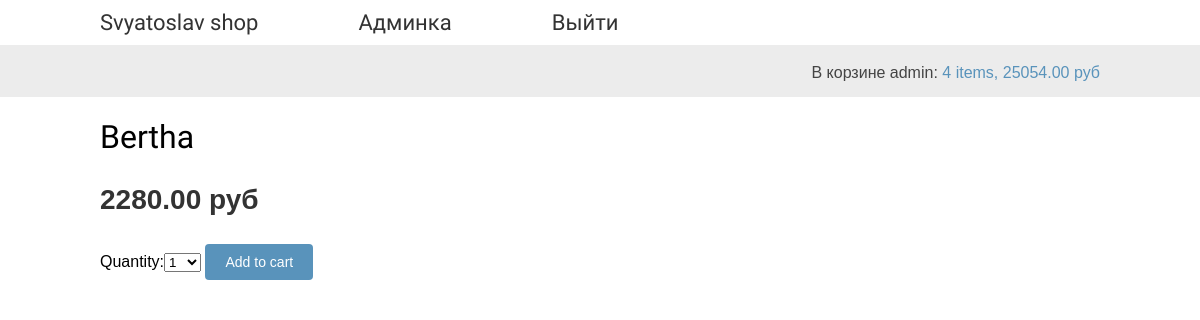
Page /31/ПТ45/ (signed in) on the committed database.
### cart/models.py (models this page shows, shortened)
class Cart_bd(models.Model):
    user = models.OneToOneField(User, on_delete=models.CASCADE)
    paid = models.BooleanField(default=False)
    def get_total_cost(self):
        total_cost = sum(item.get_cost() for item in self.items.all())
        return total_cost

class CartItem(models.Model):
    cart = models.ForeignKey(Cart_bd,
                              related_name='items',
                              on_delete=models.CASCADE)
    product = models.ForeignKey(Product,
                                related_name='order_items',
                                on_delete=models.CASCADE)
    price = models.DecimalField(max_digits=10, decimal_places=2)
    quantity = models.PositiveIntegerField(default=1)
    def get_cost(self):
        return self.price * self.quantity

### shop/models.py (models this page shows, shortened)
class Product(models.Model):
    article = models.CharField(max_length=10, unique=True)
    name = models.CharField(max_length=100)
    purchase_price = models.DecimalField(max_digits=10, decimal_places=2)
    retail_price = models.DecimalField(max_digits=10, decimal_places=2)
    available = models.BooleanField(default=True)
    description = models.TextField(blank=True)
    class Meta:
        ordering = ('name',)
        index_together = (('id', 'article'),)

### shop/views.py (the view)
# urls.py: path('<int:id>/<str:article>/', views.product_detail, name='product_detail'),
@logger.catch
def product_detail(request, id, article):
    username = request.user.username
    product = get_object_or_404(Product, id=id, article=article, available=True)
    cart_product_form = CartAddProductForm()
    cart = Cart(request)
    data = {'product': product, 'cart_product_form': cart_product_form, 'cart': cart, 'username': username,
            'total_items': cart.__len__()}
    return render(request, 'shop/product/detail.html', context=data)

### cart/forms.py
class CartAddProductForm(forms.Form):
    quantity = forms.TypedChoiceField(
                                choices=PRODUCT_QUANTITY_CHOICES,
                                coerce=int)
    update = forms.BooleanField(required=False,
                                initial=False,
                                widget=forms.HiddenInput)

### cart/cart.py (called while the page is built)
    def __len__(self):
        if self.cart_item:
            return self.cart_item.count()
        return 0

    def get_total_price(self):
        return self.cart.get_total_cost()

### shop/templates/shop/product/detail.html (shortened to what this page needs)
<!DOCTYPE html>
{% extends "shop/base.html" %}
{% load static %}
{% block content %}
<div class="product-detail">
<h1>{{ product.name }}</h1>
<p class="price">{{ product.retail_price }} руб</p>
<form action="{% url "cart:cart_add" product.id %}" method="post">
      {{ cart_product_form }}
      <input type="submit" value="Add to cart">
    </form>
</div>
{% endblock %}

### shop/templates/shop/base.html (shortened to what this page needs)
<!DOCTYPE html>
{% load static %}
<html>
        <head>
            <link href="{% static "css/base.css" %}" rel="stylesheet">
        </head>
    <body>
        <div id="header">
            <a href="/" class="logo">Svyatoslav shop</a>
            {% if username %}
            <a href="/admin" class="logo">Админка</a>
            <a href="{% url 'logout'%}?next={{request.path}}" class="logo">Выйти</a>
            {% else %}
            <a href="/accounts/register" class="logo">Регистрация</a>
            <a href="/accounts/login" class="logo">Вход</a>
            {% endif %}
        </div>
        <div id="subheader">
            <div class="cart">
          {% if total_items > 0 %}
            В корзине {{username}}:
            <a href="{% url "cart:cart_detail" %}">
              {{ total_items }} item{{ total_items|pluralize }},
              {{ cart.get_total_price }} руб
            </a>
          {% else %}
            {{username}} корзина пуста.
          {% endif %}
            </div>
        </div>
        <div id="content">
            {% block content %}{% endblock %}
        </div>
    </body>
</html>

### shop/static/css/base.css (style rules this page uses)
body { margin:0; padding:0; font-family:helvetica, sans-serif; }
h1, h2, h3, h4, h5 , h6 { font-family: 'Ubuntu', sans-serif; font-weight:normal; }
a { text-decoration:none; color:#5993bb; }
a.button, input[type="submit"] { color:#fff; background:#5993bb; border-radius:4px; padding:10px 20px; font-size:14px; border:0; }
#header { padding:10px 100px; font-size:18px; overflow:auto; }
#subheader { background:#ececec; color:#444; padding:15px 100px; overflow:auto; }
#header .logo { font-family: 'Ubuntu', sans-serif; float:left; color:#333; font-size:22px; margin-right:10%; }
#subheader .cart { float:right; padding-top:4px; }
#content { padding:0 100px; overflow:hidden; }
.product-detail { text-align:justify; }
.product-detail .price { color:#333; font-size:28px; font-weight:bold; }
.product-detail h1 { margin-bottom:0; }

### rows in the picture
Cart_bd: get_total_price "25054.00"
Product: name "Bertha", retail_price "2280.00"

### other values in the picture
{{ username }} "admin"
{{ total_items }} "4"
